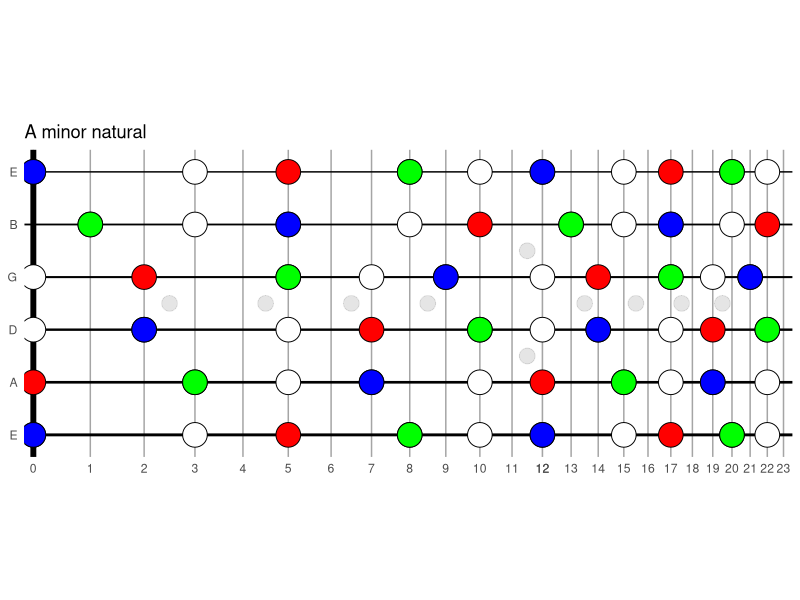

Source code (R):
library(tidyverse)

# setup
guitar_setup <- list(
  tuning = c("E", "A", "D", "G", "B", "E"),
  frets = 23,
  # notes: store in vector as ordered factor
  notes = c("C", "C#", "D", "D#", "E", "F", "F#", "G", "G#", "A", "A#", "B")


)

# design fretboard
calc_fretboard <- function(guitar_setup) {
  # calculate layout
  calc_fret_distance <- function(n, s = 1, k = 5.71584144995393e-2) {
    s * (1 - exp(-k * n))
  }

  fretboard_layout <- data.frame(
    fret_pos = calc_fret_distance(0:guitar_setup$frets),
    fret_num = 0:guitar_setup$frets
  ) %>% select(fret_num, fret_pos)

  # calculate markers
  calc_fret_marker_position <- function(n, pos) {
    mean(c(pos[n], pos[n+1]))
  }
  calc_fret_marker_position_v <- Vectorize(calc_fret_marker_position, "n")

  fretboard_markers <- bind_rows(
    # fret vs marker
    data.frame(marker = "single",
               fret_num = c(3, 5, 7, 9, 15, 17, 19, 21),
               marker_posY = max(length(guitar_setup$tuning) + 1) / 2),
    data.frame(marker = "double",
               fret_num = c(12),
               # c(-1, 1) * 1: * 1 can be a distance parameter here
               marker_posY = max(length(guitar_setup$tuning) + 1) / 2 + c(-1, 1) * 1)) %>%
    # join with layout
    right_join(fretboard_layout, by = "fret_num") %>%
    arrange(fret_num) %>%
    # calc marker position X (fret)
    mutate(marker_posX = calc_fret_marker_position_v(fret_num, fret_pos)) %>%
    filter(!is.na(marker)) %>%
    select(fret_num, marker, marker_posX, marker_posY)

  left_join(fretboard_layout, fretboard_markers, by = "fret_num")
}

fretboard <- calc_fretboard(guitar_setup)

# calculate notes on the fretboard
calc_notes <- function(fretboard, guitar_setup) {
  calc_note <- function(
    fret = 18,
    tuning = "E") {


    if (fret >= 12)
    {
      fret = fret - (12 * floor(fret / 12))
    }
    note_idx <- which(guitar_setup$notes == tuning) + fret
    if(note_idx > 12) note_idx <- note_idx - 12
    guitar_setup$notes[note_idx]

  }

  calc_note_v <- Vectorize(calc_note)


  data.frame(
    fret_num = rep(0:guitar_setup$frets, each = length(guitar_setup$tuning)),
    string_idx = rep(1:length(guitar_setup$tuning), guitar_setup$frets + 1)
  ) %>% mutate(
    string_tune = guitar_setup$tuning[string_idx],
    fret_note = calc_note_v(fret_num, string_tune),
    interval_idx = names(calc_note_v(fret_num, string_tune))
  ) %>%
    left_join(fretboard %>% select(fret_num, fret_pos), by = "fret_num") %>%
    distinct()

}

fretboard_notes <- calc_notes(fretboard, guitar_setup)



# Generate scale ----------------------------------------------------------
calc_scale <- function(root, type) {
  all_notes = data.frame(
    idx = 1:24,
    note = rep(c("C", "C#", "D", "D#", "E", "F", "F#", "G", "G#", "A", "A#", "B"),2)
    )

  # generate harmonic scale
  root <-  "A"
  type <- "minor_pentatonic"

  idx <- which(all_notes$note==root)[1] + 0:11

  scale_harmonic <- all_notes[idx,] %>%
    mutate(
      interval_num = c(1, 2, 2, 3, 3, 4, 4, 5, 6, 6, 7, 7),
      interval_name = c("P1", "m2", "M2", "m3", "M3", "P4", "A4", "P5", "m6", "M6", "m7", "M7"),
      interval_isMajor = c(T, F, T, F, T, T, F, T, F, T, F, T),
      interval_isMinor = c(T, F, T, T, F, T, F, T, T, F, T, F),
      interval_isMinorHarmonic =c(T, F, T, T, F, T, F, T, T, F, F, T)
    )

  scale_harmonic

  scale_harmonic %>% filter(
    case_when(
      str_detect(type, "major") ~ interval_isMajor,
      type == "minor_harmonic" ~ interval_isMinorHarmonic,
      str_detect(type, "minor") ~ interval_isMinor
    )
  ) %>%
    arrange(interval_num) %>%
    filter(
      case_when(str_detect(type, "pentatonic") ~ interval_num %in% c(1, 3, 4, 5, 7),
                TRUE ~ TRUE)
    ) %>%
    select(note, interval_num, interval_name)
}

calc_scale("A", "minor_harmonic")
calc_scale("A", "minor_natural")
calc_scale("G", "minor_natural")
calc_scale("A", "minor_pentatonic")
calc_scale("A", "major_pentatonic")


# Notes to show -----------------------------------------------------------

root = "A"
type = "minor_natural"
show_all_notes <- FALSE
show_scale_notes <- FALSE
show_root <- TRUE
show_3 <- TRUE
show_5 <- TRUE
show_scale <- TRUE
note_label_size <- 4
note_point_size <- 8


fretboard_notes_show <- fretboard_notes %>%
  left_join(calc_scale(root, type), by = c("fret_note" = "note")) %>%
  mutate(
    show_label = case_when(
      show_scale_notes & !show_all_notes ~ !is.na(interval_num),
      show_all_notes ~ TRUE,
      TRUE ~ FALSE
    ),
    show_scale = case_when(
      show_scale ~ !is.na(interval_num),
      TRUE ~ FALSE
    ),
    show_root = case_when(
      show_root ~  interval_num == 1,
      TRUE ~ FALSE
    ),
    show_3 = case_when(
      show_3 ~ interval_num == 3,
      TRUE ~ FALSE
    ),
    show_5 = case_when(
      show_5 ~ interval_num == 5,
      TRUE ~ FALSE
    )
  )



# Plot --------------------------------------------------------------------


# plot empty fretboard
fr <- ggplot(NULL) +
  # plot frets
  geom_vline(data = fretboard, aes(xintercept = fret_pos), alpha = 0.3) +
  geom_vline(xintercept = 0, alpha = 1, size = 2) +
  # plot strings
  geom_hline(
    yintercept = 1:length(guitar_setup$tuning),
    # string thickness
    size = 1 - seq(
      from = 0,
      to = 0.5,
      length.out = length(guitar_setup$tuning)
    )
  ) +
  # plot single markers
  geom_point(
    data = fretboard %>% filter(marker == "single"),
    aes(x = marker_posX, y = marker_posY),
    size = 5,
    alpha = 0.1
  ) +
  # plot double markers
  geom_point(
    data = fretboard %>% filter(marker == "double"),
    aes(x = marker_posX, y = marker_posY),
    size = 5,
    alpha = 0.1
  ) +
  # label strings
  scale_y_continuous(
    breaks = 1:length(guitar_setup$tuning),
    labels = guitar_setup$tuning,
    expand = c(0.07, 0.07)
  ) +
  # label frets
  scale_x_continuous(
    breaks = fretboard$fret_pos,
    labels = fretboard$fret_num,
    expand = c(.005, .005)
  ) +
  # plot labels
  # labs(x = "fret", y = "string") +
  # theme
  theme_minimal() +
  theme(panel.grid.minor = element_blank(),
        axis.title=element_blank(),
        aspect.ratio=2/5
        )

# show label bakcground
fr + geom_point(data = fretboard_notes_show %>% filter(show_label & !show_scale),
           mapping = aes(x = fret_pos, y = string_idx),
           shape = 16, size = note_point_size,
           color = "white") +
  # show scale
  geom_point(data = fretboard_notes_show %>% filter(show_scale & !show_root),
             mapping = aes(x = fret_pos, y = string_idx),
             shape = 21, size = note_point_size,
             fill = "white", color = "black") +
  # show root
  geom_point(data = fretboard_notes_show %>% filter(show_scale & show_root),
             mapping = aes(x = fret_pos, y = string_idx),
             shape = 21, size = note_point_size,
             fill = "red", color = "black") +
  # show 3
  geom_point(data = fretboard_notes_show %>% filter(show_scale & show_3),
             mapping = aes(x = fret_pos, y = string_idx),
             shape = 21, size = note_point_size,
             fill = "green", color = "black") +
  # show 5
  geom_point(data = fretboard_notes_show %>% filter(show_scale & show_5),
             mapping = aes(x = fret_pos, y = string_idx),
             shape = 21, size = note_point_size,
             fill = "blue", color = "black") +
  # show note labels
  geom_text(data = fretboard_notes_show %>% filter(show_label),
            mapping = aes(x = fret_pos, y = string_idx, label = fret_note), size = note_label_size) +
  labs(title = paste(root, str_replace(type, "_", " ")))

